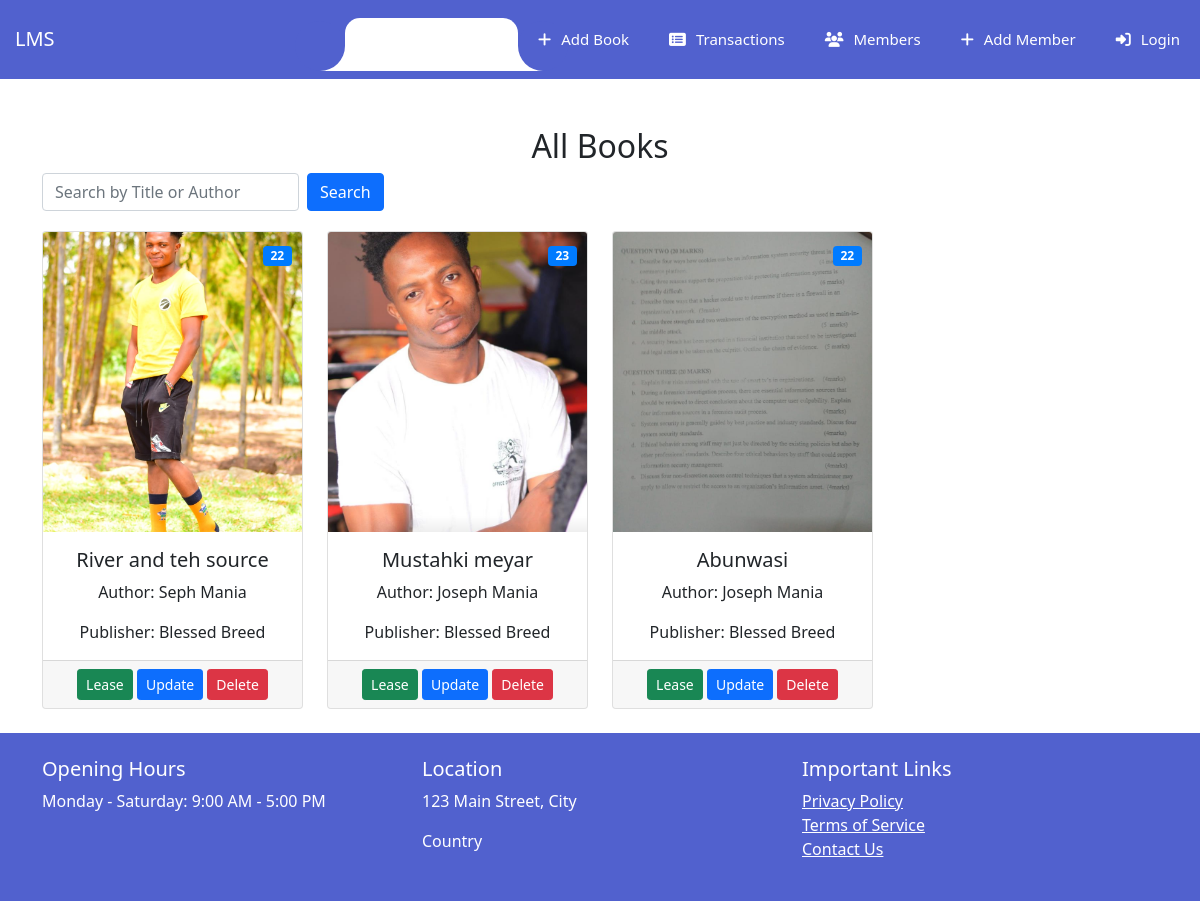
The app's page /, older data.
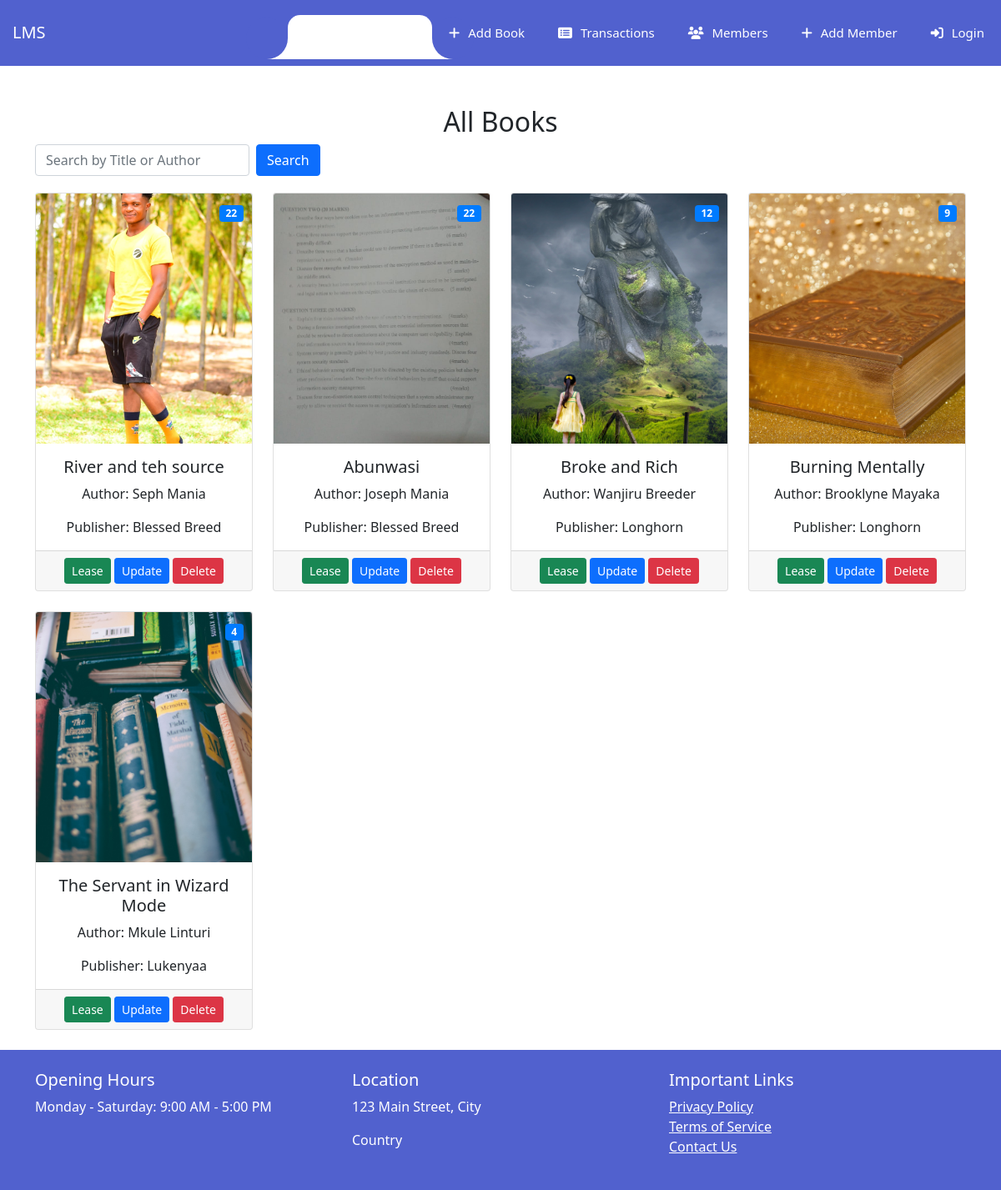
The same page, newer data.
### library/models.py (models this page shows, shortened)
class Book(models.Model):
    title = models.CharField(max_length=200)
    author = models.CharField(max_length=100)
    quantity_in_stock = models.PositiveIntegerField(default=0)
    publisher = models.CharField(max_length=200)
    date_added = models.DateTimeField(auto_now_add=True)
    book_image = models.ImageField(upload_to='book_images/', blank=True, null=True)
    document = models.FileField(upload_to='book_documents/', blank=True, null=True)

### library/views.py (the view)
# urls.py: path('', views.all_books, name='book_listing'),
def all_books(request):
    query = request.GET.get('q')  # Get the query parameter from the URL
    if query:
        books = Book.objects.filter(title__icontains=query) | Book.objects.filter(author__icontains=query)
    else:
        books = Book.objects.all()
    return render(request, 'library/book_listing.html', {'books': books})

### library/templates/library/book_listing.html (shortened to what this page needs)
{% extends 'library/base.html' %} {% load static %} {% block content %}
<div class="container mt-5 text-center">
  <h2>All Books</h2>
  <div class="search-form">
    <form method="get" class="form-inline">
      <div class="form-group">
        <input
          type="text"
          name="q"
          class="form-control mr-2"
          placeholder="Search by Title or Author"
        />
      </div>
      <button type="submit" class="btn btn-primary">Search</button>
    </form>
  </div>
  {% if books %}
  <div class="row">
    {% for book in books %}
    <div class="col-md-3 mb-4">
      <div class="card">
        <div class="book-image-container position-relative">
          <img
            src="{{ book.book_image.url }}"
            class="card-img-top"
            alt="{{ book.title }}"
          />
          <div class="quantity-stock-badge">
            <span class="badge badge-primary"
              >{{ book.quantity_in_stock }}</span
            >
          </div>
        </div>
        <div class="card-body">
          <h5 class="card-title">{{ book.title }}</h5>
          <p class="card-text">Author: {{ book.author }}</p>
          <p class="card-text">Publisher: {{ book.publisher }}</p>
        </div>
        <div class="card-footer">
          <a
            href="{% url 'create_transaction' book.id %}"
            class="btn btn-success btn-sm"
            >Lease</a
          >
          <a
            href="{% url 'update_book' book.id %}"
            class="btn btn-primary btn-sm"
            >Update</a
          >
          <a
            href="{% url 'delete_book' book.id %}"
            class="btn btn-danger btn-sm"
            >Delete</a
          >
        </div>
      </div>
    </div>
    {% endfor %}
  </div>
  {% else %}
  <p>No books available.</p>
  {% endif %}
</div>
{% endblock content %}

### library/templates/library/base.html (shortened to what this page needs)
{% load static%}
<!DOCTYPE html>
<html lang="en">
  <head>
    <link
      rel="stylesheet"
      href="https://stackpath.bootstrapcdn.com/bootstrap/5.1.3/css/bootstrap.min.css"
    />
    <link
      rel="stylesheet"
      href="https://maxcdn.bootstrapcdn.com/bootstrap/4.1.3/css/bootstrap.min.css"
    />
    <link
      rel="stylesheet"
      href="https://cdnjs.cloudflare.com/ajax/libs/font-awesome/5.15.3/css/all.min.css"
    />
    <link
      href="https://cdn.jsdelivr.net/npm/bootstrap-icons@1.3.0/font/bootstrap-icons.css"
      rel="stylesheet"
    />
    <link
      rel="stylesheet"
      href="https://use.fontawesome.com/releases/v5.6.3/css/all.css"
    />
    <link rel="stylesheet" href={% static 'css/home.css'%}/> <link
    rel="stylesheet" href={% static 'css/header.css' %}/>
  </head>
  <body>
    <div>
      {% include 'library/header.html'%}
      <div style="min-height: 500px">
        {% block content %} {% endblock content%}
      </div>
      {% include 'library/footer.html' %}
    </div>
    <link
      rel="stylesheet"
      href="path/to/font-awesome/css/font-awesome.min.css"
    />
    <link
      href="https://cdnjs.cloudflare.com/ajax/libs/bootstrap/5.1.0/css/bootstrap.min.css"
      rel="stylesheet"
    />
    <link
      href="https://cdnjs.cloudflare.com/ajax/libs/bootstrap-tagsinput/0.8.0/bootstrap-tagsinput.css"
      rel="stylesheet"
    />
  </body>
</html>

### library/templates/library/header.html (shortened to what this page needs)
  <nav class="navbar navbar-expand-custom navbar-mainbg">
    <a class="navbar-brand navbar-logo" href="{% url 'book_listing' %}">LMS</a>
    <div class="collapse navbar-collapse" id="navbarSupportedContent">
        <ul class="navbar-nav ml-auto">
            <div class="hori-selector"><div class="left"></div><div class="right"></div></div>
            <li class="nav-item">
                <a class="nav-link active" href="{% url 'book_listing' %}"><i class="fas fa-book"></i>Books Available</a>
            </li>
            <li class="nav-item">
                <a class="nav-link" href="{% url 'add_book' %}"><i class="fas fa-plus"></i>Add Book</a>
            </li>
            <li class="nav-item">
                <a class="nav-link" href="{% url 'transaction_list' %}"><i class="fas fa-list-alt"></i>Transactions</a>
            </li>
            <li class="nav-item">
                <a class="nav-link" href="{% url 'members_list' %}"><i class="fas fa-users"></i>Members</a>
            </li>
			<li class="nav-item">
                <a class="nav-link" href="{% url 'add_member' %}"><i class="fas fa-plus"></i>Add Member</a>
            </li>
			{% if request.user.is_authenticated %}
                <li class="nav-item">
                    <a class="nav-link" href="#"><i class="fas fa-user"></i>{{ request.user.username }}</a>
                </li>
            {% else %}
                <li class="nav-item">
                    <a class="nav-link" href="{% url 'login' %}"><i class="fas fa-sign-in-alt"></i>Login</a>
                </li>
            {% endif %}
        </ul>
    </div>
</nav>

### library/templates/library/footer.html
<footer class="footer text-white py-4" style="background-color: #5161ce;">
    <div class="container">
        <div class="row">
            <div class="col-md-4">
                <h5>Opening Hours</h5>
                <p>Monday - Saturday: 9:00 AM - 5:00 PM</p>
            </div>
            <div class="col-md-4">
                <h5>Location</h5>
                <p>123 Main Street, City</p>
                <p>Country</p>
            </div>
            <div class="col-md-4">
                <h5>Important Links</h5>
                <ul class="list-unstyled" style="color:white">
                    <li><a href="#" style="color:white">Privacy Policy</a></li>
                    <li><a href="#" style="color:white">Terms of Service</a></li>
                    <li><a href="#" style="color:white">Contact Us</a></li>
                </ul>
            </div>
        </div>
    </div>
</footer>

### static/css/home.css (style rules this page uses)
body { margin: 0; padding: 0; }

### static/css/header.css (style rules this page uses)
body { font-family: 'Roboto', sans-serif; }
* { margin: 0; padding: 0; }
i { margin-right: 10px; }
.navbar-logo { padding: 15px; color: #fff; }
.navbar-mainbg { background-color: #5161ce; padding: 0px; }
#navbarSupportedContent { overflow: hidden; position: relative; }
#navbarSupportedContent ul { padding: 0px; margin: 0px; }
#navbarSupportedContent ul li a i { margin-right: 10px; }
#navbarSupportedContent li { list-style-type: none; float: left; }
#navbarSupportedContent ul li a { color: white; text-decoration: none; font-size: 15px; display: block; padding: 20px 20px; transition-duration:0.6s; transition-timing-function: cubic-bezier(0.68, -0.55, 0.265, 1.55); position: relative; }
.hori-selector { display:inline-block; position:absolute; height: 100%; top: 0px; left: 0px; transition-duration:0.6s; transition-timing-function: cubic-bezier(0.68, -0.55, 0.265, 1.55); background-color: #fff; border-top-left-radius: 15px; border-top-right-radius: 15px; margin-top: 10px; }
.hori-selector .right, .hori-selector .left { position: absolute; width: 25px; height: 25px; background-color: #fff; bottom: 10px; }
.hori-selector .right { right: -25px; }
.hori-selector .left { left: -25px; }
.hori-selector .right:before, .hori-selector .left:before { content: ''; position: absolute; width: 50px; height: 50px; border-radius: 50%; background-color: #5161ce; }
.hori-selector .right:before { bottom: 0; right: -25px; }
.hori-selector .left:before { bottom: 0; left: -25px; }
@media (min-width: 992px) { .navbar-expand-custom { -ms-flex-flow: row nowrap; flex-flow: row nowrap; -ms-flex-pack: start; justify-content: flex-start; } }
@media (min-width: 992px) { .navbar-expand-custom .navbar-nav { -ms-flex-direction: row; flex-direction: row; } }
@media (min-width: 992px) { .navbar-expand-custom .navbar-collapse { display: -ms-flexbox!important; display: flex!important; -ms-flex-preferred-size: auto; flex-basis: auto; } }

### library/templates/library/book_listing.html (style rules this page uses)
.book-image-container { position: relative; }
.quantity-stock-badge { position: absolute; top: 10px; right: 10px; }
.book-image-container { position: relative; width: 100%; height: 300px; overflow: hidden; }
.book-image-container img { width: 100%; height: 100%; object-fit: cover; }
.search-form { margin-bottom: 20px; }

Row changes from the older to the newer data that the page shows:
removed Book: book_image (picture), quantity_in_stock "23", title "Mustahki meyar", author "Joseph Mania", publisher "Blessed Breed"
added Book: book_image (picture), quantity_in_stock "12", title "Broke and Rich", author "Wanjiru Breeder", publisher "Longhorn"
added Book: book_image (picture), quantity_in_stock "9", title "Burning Mentally", author "Brooklyne Mayaka", publisher "Longhorn"
added Book: book_image (picture), quantity_in_stock "4", title "The Servant in Wizard Mode", author "Mkule Linturi", publisher "Lukenyaa"
